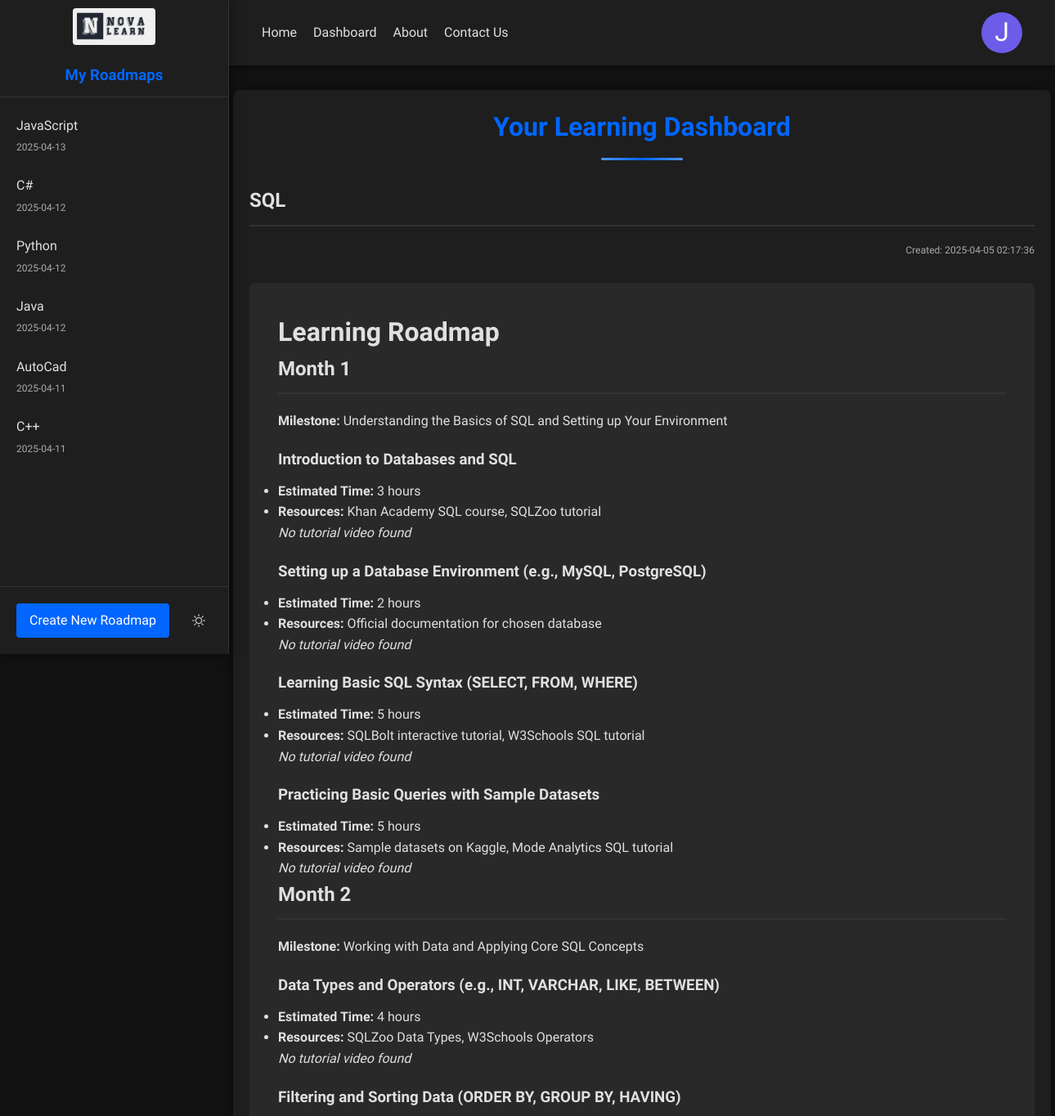
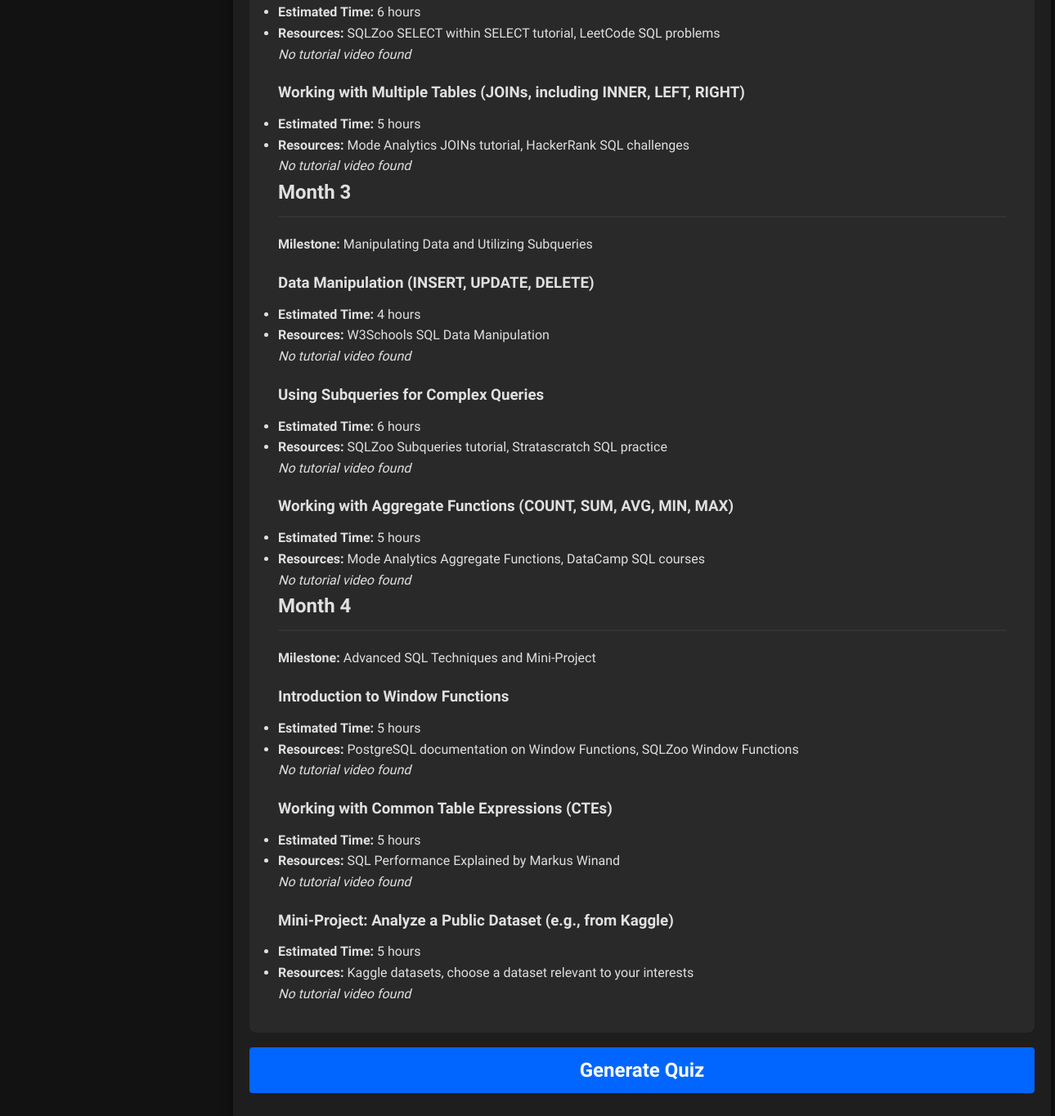
/view-roadmap/2 (signed in), run on the app's committed database (2 pictures, top to bottom).
### tables this page shows
CREATE TABLE roadmaps (
        id INTEGER PRIMARY KEY AUTOINCREMENT,
        subject TEXT NOT NULL,
        content TEXT NOT NULL,
        created_at TIMESTAMP DEFAULT CURRENT_TIMESTAMP,
        user_id TEXT DEFAULT 'anonymous'
    );

### app.py (the view)
@app.route("/view-roadmap/<int:roadmap_id>", methods=["GET"])
def view_roadmap(roadmap_id):
    user_id = session.get("user_id")
    if not user_id:
        return redirect(url_for("login"))
    user = {
        "id": user_id,
        "name": session.get("user_name"),
        "email": session.get("user_email"),
    }
    roadmaps = get_all_roadmaps_for_user(user_id)
    conn = sqlite3.connect("instance/roadmaps.db")
    conn.row_factory = sqlite3.Row
    cursor = conn.cursor()
    cursor.execute(
        "SELECT id, subject, content, created_at FROM roadmaps WHERE id = ?",
        (roadmap_id,),
    )
    row = cursor.fetchone()
    conn.close()
    print({row["subject"]})
    if row:
        current_roadmap = {
            "id": row["id"],
            "subject": row["subject"],
            "content": row["content"],
            "created_at": row["created_at"],
        }
        session["current_roadmap_id"] = roadmap_id
        return render_template(
            "main.html", roadmaps=roadmaps, roadmap=current_roadmap, user=user
        )
    else:
        return redirect(url_for("dashboard"))

### app.py (called while the page is built)
def md_to_html(text):
    try:
        return Markup(
            markdown.markdown(text, extensions=["tables", "fenced_code", "extra"])
        )
    except Exception as e:
        return Markup(f"<pre>{text}</pre>")

def get_all_roadmaps_for_user(user_id):
    conn = sqlite3.connect("instance/roadmaps.db")
    conn.row_factory = sqlite3.Row
    cursor = conn.cursor()
    cursor.execute(
        "SELECT id, subject, content, created_at FROM roadmaps WHERE user_id = ? ORDER BY created_at DESC",
        (user_id,),
    )
    roadmaps = cursor.fetchall()
    conn.close()
    result = []
    for roadmap in roadmaps:
        result.append(
            {
                "id": roadmap["id"],
                "subject": roadmap["subject"],
                "content": roadmap["content"],
                "created_at": roadmap["created_at"],
            }
        )
    return result

### templates/main.html (shortened to what this page needs)
<!DOCTYPE html>
<html lang="en">
  <head>
    <link
      rel="stylesheet"
      href="{{ url_for('static', filename='css/main.css') }}"
    />
    <link
      rel="stylesheet"
      href="https://cdnjs.cloudflare.com/ajax/libs/animate.css/4.1.1/animate.min.css"
    />
  </head>
  <body class="dark-mode">
    <div class="main-container">
      <aside class="sidebar">
        <div class="sidebar-header">
          <a href="/" id="logo">
            <img
              id="logo-img"
              her
              src="{{ url_for('static', filename='Img/image.png') }}"
              alt="Logo"
            />
          </a>
          <h3>My Roadmaps</h3>
        </div>
        <div class="sidebar-content">
          <ul class="roadmap-list">
            {% if roadmaps %} {% for map in roadmaps %}
            <li
              class="roadmap-item {{ 'active' if roadmap and roadmap.id == map.id else '' }}"
            >
              <a href="/view-roadmap/{{ map.id }}">
                <span class="roadmap-title">{{ map.subject }}</span>
                <span class="roadmap-date"
                  >{{ map.created_at.split(' ')[0] }}</span
                >
              </a>
            </li>
            {% endfor %} {% else %}
            <li class="empty-list">No saved roadmaps yet</li>
            {% endif %}
          </ul>
        </div>
        <div class="sidebar-footer">
          <a href="/" class="new-roadmap-btn">Create New Roadmap</a>
          <button id="toggle-theme" class="theme-toggle">
          </button>
        </div>
      </aside>
      <main class="content">
        <header>
          <nav>
            <ul class="nav-list">
              <li><a href="/">Home</a></li>
              <li><a href="{{ url_for('dashboard') }}">Dashboard</a></li>
              <li>
                <a href="{{ url_for('static', filename='html/about.html') }}"
                  >About</a
                >
              </li>
              <li>
                <a
                  href="{{ url_for('static', filename='html/Contact-Us.html') }}"
                  >Contact Us</a
                >
              </li>
            </ul>
            <div class="login">
              <div class="profile-circle">
                {% if user %} {{ user.name[0] | upper }} {% endif %}
              </div>
            </div>
          </nav>
        </header>
        <div class="dashboard-container animate__animated animate__fadeIn">
          <h1 class="dashboard-title">Your Learning Dashboard</h1>
          {% if roadmap %}
          <div class="saved-roadmap animate__animated animate__fadeInUp">
            <h2>{{ roadmap.subject }}</h2>
            <div class="roadmap-details">
              <span class="roadmap-date"
                >Created: {{ roadmap.created_at }}</span
              >
            </div>
            <div class="roadmap-content scroll-reveal">
              {{ roadmap.content | md_to_html }}
            </div>
            <div class="quiz-section">
              <a href="{{ url_for('quiz_page', subject='{{ roadmap.subject }}') }}">
                <button id="generate-quiz" class="quiz-button">
                  Generate Quiz
                </button>
              </a>
            </div>
          </div>
          {% endif %}
        </div>
      </main>
    </div>
  </body>
</html>

### data on the page
roadmaps: subject "JavaScript", created_at "2025-04-13"
roadmaps: subject "C#", created_at "2025-04-12"
roadmaps: subject "Python", created_at "2025-04-12"
roadmaps: subject "Java", created_at "2025-04-12"
roadmaps: subject "AutoCad", created_at "2025-04-11"
roadmaps: subject "C++", created_at "2025-04-11"
roadmaps: subject "SQL", created_at "2025-04-05 02:17:36", content|md_to_html "Learning Roadmap Month 1 Milestone: Understanding the Basics of SQL and Setting up Your Environment Introduction to Databases and SQL Estimated Time: 3 hours Resources: Khan Academy SQL course, SQLZoo tutorial No tutorial video found Setting up a Database Environment (e.g., MySQL, PostgreSQL) Estimated Time: 2 hours Resources: Official documentation for chosen database No tutorial video found Learning Basic SQL Syntax (SELECT, FROM, WHERE) Estimated Time: 5 hours Resources: SQLBolt interactive tutorial, W3Schools SQL tutorial No tutorial video found Practicing Basic Queries with Sample Datasets Estimated Time: 5 hours Resources: Sample datasets on Kaggle, Mode Analytics SQL tutorial No…"

### other printed values
{{ user.name[0] | upper }} "J"
